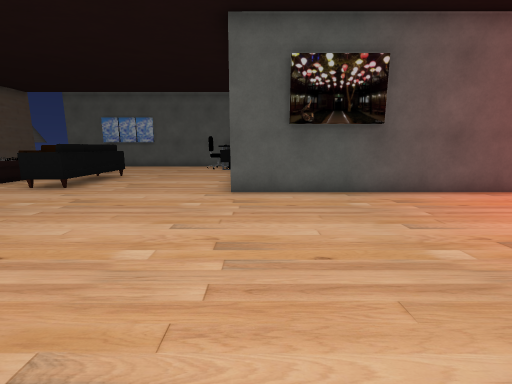
view 1 (above)

24 first-person views from a walk through a scene from a Unity 3-D project. The camera is 1.2 m above the floor, tilts 10° down and sees 90° across. The floor is counted in squares, 1 m on a side. Each view is taken from the middle of a square. On the plan, view 1 faces up. The plan holds only what a view shows up to about 12 squares ahead; the rest is blank. The player character is not drawn. Some animated figures are left out. Some surface patterns are stand-ins.

view 2
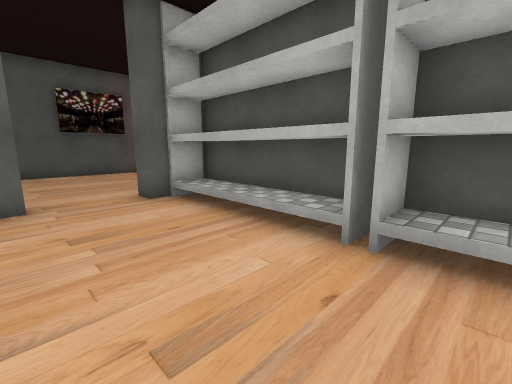

view 3
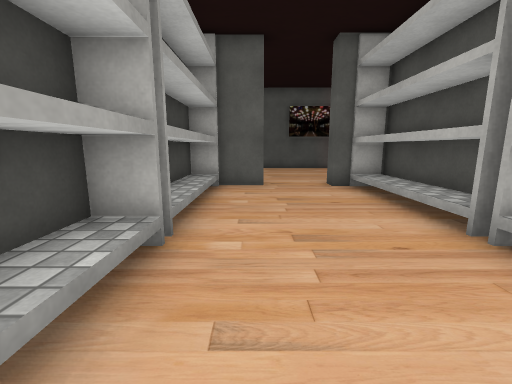

view 4
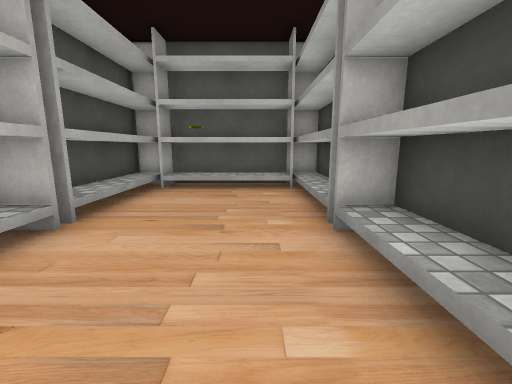

view 5
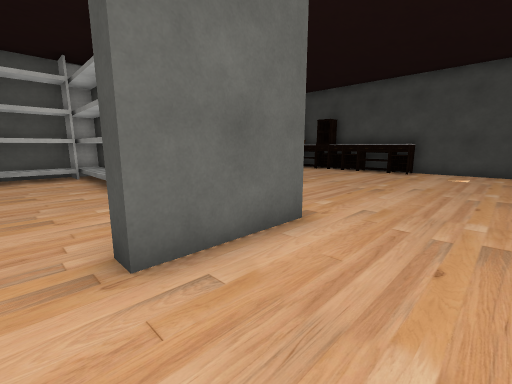

view 6
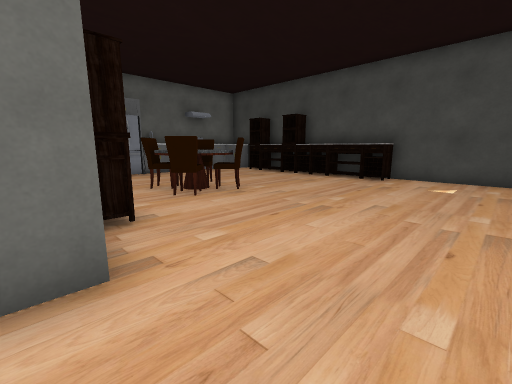

view 7
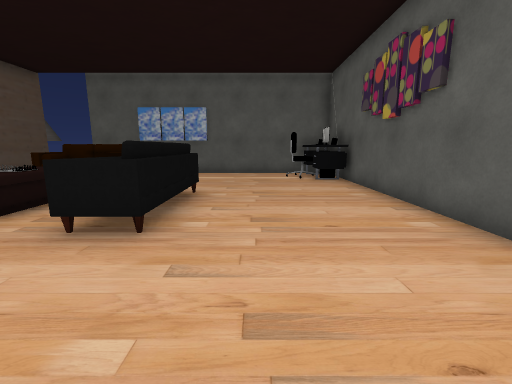

view 8
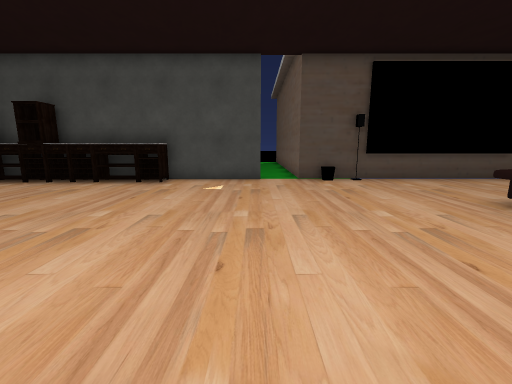

view 9
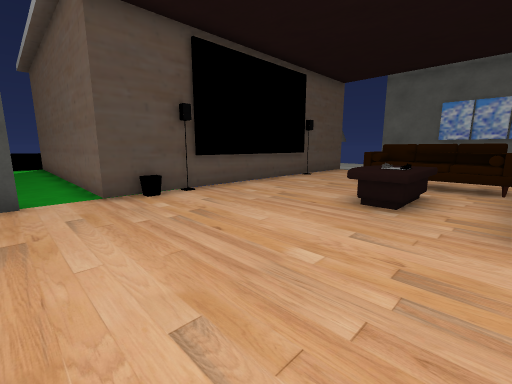

view 10
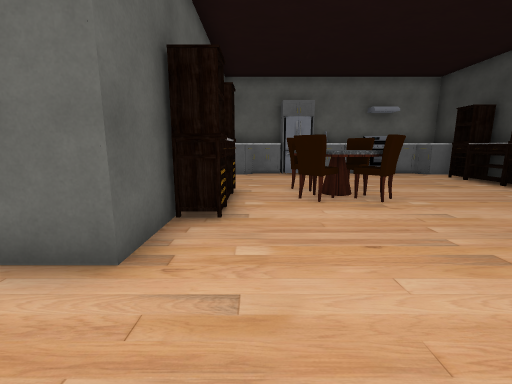

view 11
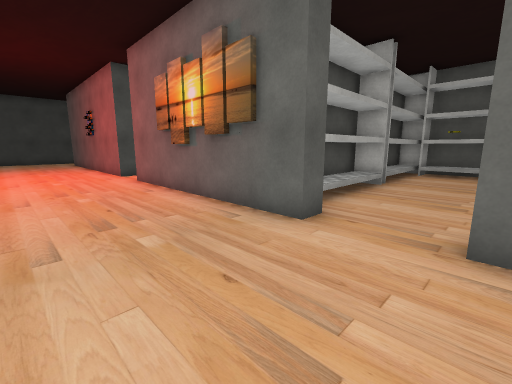

view 12
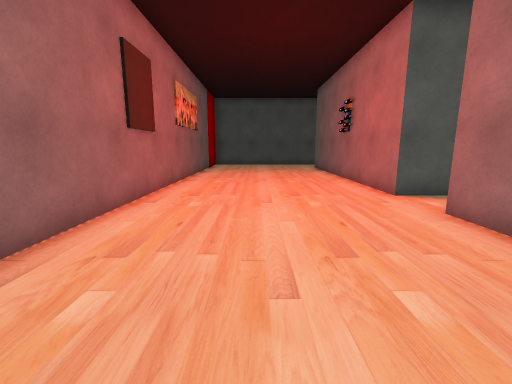

view 13
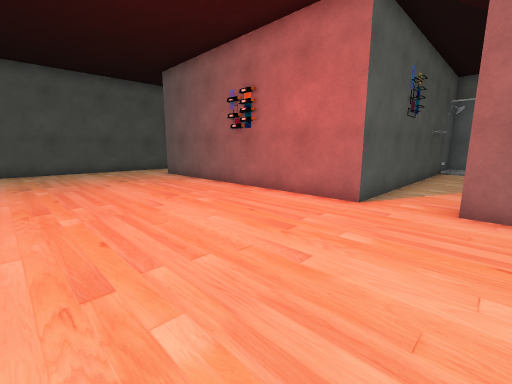

view 14
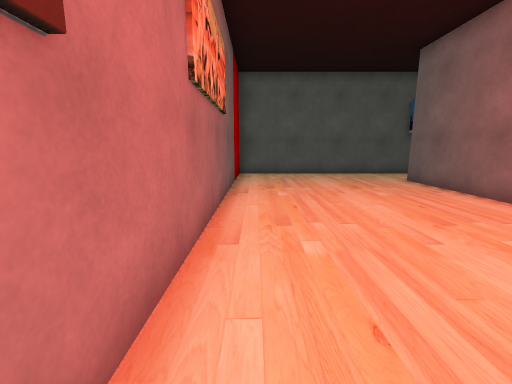

view 15
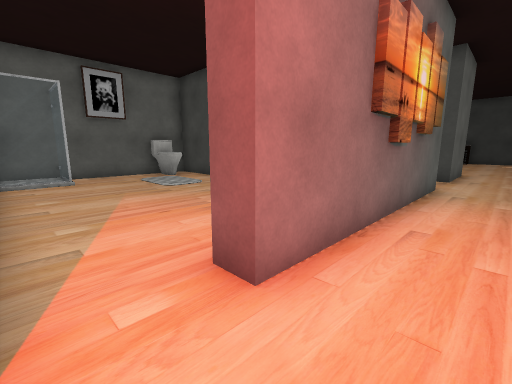

view 16
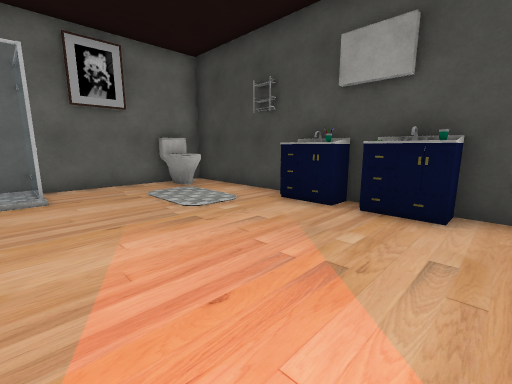

view 17
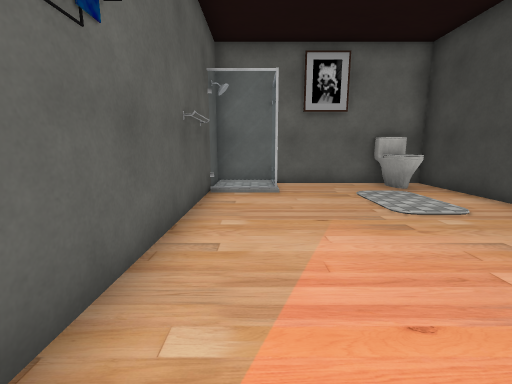

view 18
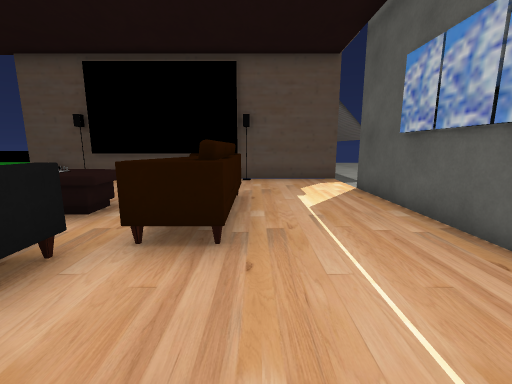

view 19
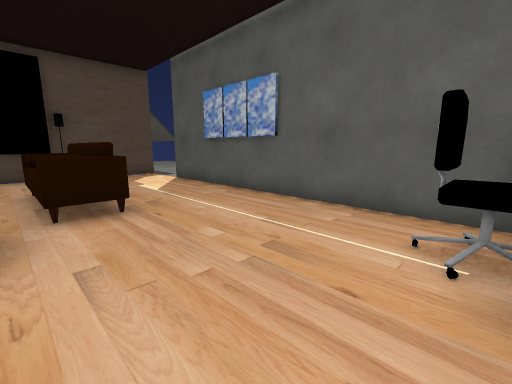

view 20
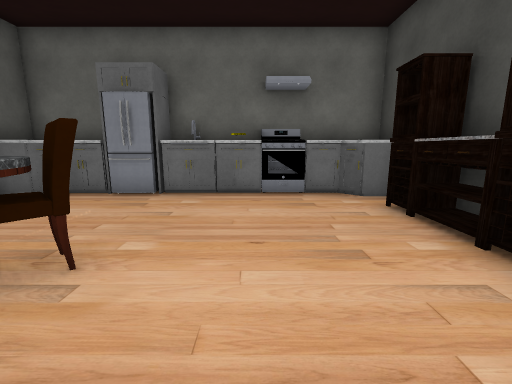

view 21
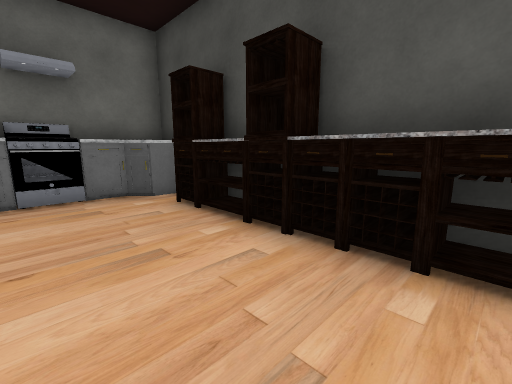

view 22
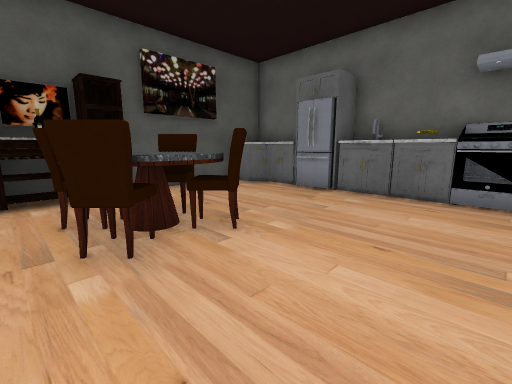

view 23
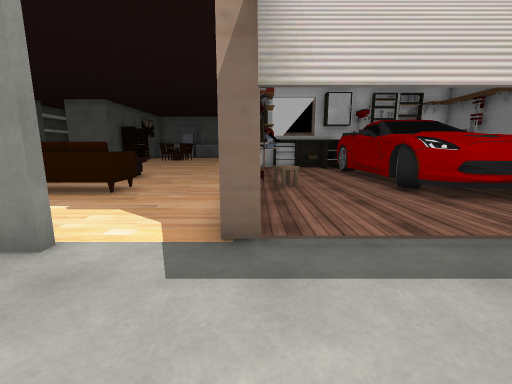

view 24
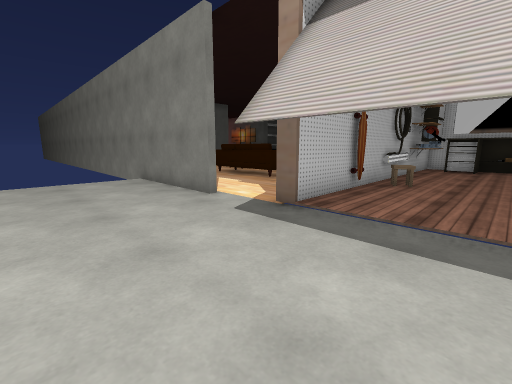

### Floor plan
Points are (right, up) in squares from view 1. A wall is a line through its corners. A room is listed if a view was taken in it or the views show most of it. See-through windows are left out.
Room 1 (views 1, 2, 3, 4)
walls: (-3, -4.4) (-3, -5.6); (-2.1, -9.6) (2.9, -9.6) (2.9, 0); (-4.5, -8.2) (-3.8, -8.2); (-0.8, 0.5) (-0.8, 0) (-2.2, 0); (2, 0) (1.4, 0) (1.4, 0.5)
ways out: opening at (-3.5, -6.5) to room 2; opening at (0.5, 0) to room 2
objects: other object (-4, -3); other object (-3, -9) to (-2, -6); other object (-3, -5) to (-2, -1); other object (-2, -9) to (1, -8); other object (2, -9) to (2, -6); other object (2, -5) to (2, -1)
Room 2 (views 5, 6, 7, 8, 9, 10, 11, 12, 13, 14, 15, 18, 19, 20, 21, 22)
walls: (-0.7, 7.1) (-0.7, 16) (-11.6, 16); (1.4, 0.5) (8.5, 0.5); (-3.6, -1.5) (-3.6, 0.5) (-0.8, 0.5); (-4.4, -2) (-4.4, -1.2) (-3.6, -1.2); (-3.6, -5.5) (-3.6, -4.5); (-1.2, 14) (-1.2, 15); (-13.6, 3.2) (-13.6, -6.6); (-13.6, 7.6) (-13.6, 4.6); (-13.5, -0.2) (-12.8, -0.2); (10.3, 0.5) (19.2, 0.5); (-5.6, -8.6) (-4.9, -8.6) (-4.5, -8.2); (-14.9, 7.6) (-14.3, 7.6); (-15.5, 5.1) (-14.5, 5.1); (-5.6, -9.6) (-3.6, -9.6) (-3.6, -8.5); (-13.4, 12.4) (-13.4, 7); (-9.6, -8.6) (-8.4, -8.6); (-13.6, 16) (-13.6, 8.4); (-13.5, -8.2) (-12.6, -8.2) (-12.2, -8.6) (-11.4, -8.6); (-13.6, -8.2) (-13.6, -9.6) (-7.5, -9.6); (21.7, 0.5) (21.7, 6.8) (-0.8, 6.8)
ways out: opening at (-3.5, -6.5) to room 1; opening at (0.5, 0) to room 1; opening at (9, 0) to room 3; opening at (-12.5, 16) to room 4; gap at (-14, 16) to room 5; opening at (-14, 4); opening at (20.5, 0)
objects: other object (-15, 6) to (-14, 6); other object (-13, -7) to (-13, -4); other object (-13, -3) to (-13, -1); other object (-11, -9) to (-10, -9); other object (-10, 12) to (-7, 13); other object (-9, 8) to (-8, 10); other object (-8, -9); other object (-8, -5) to (-8, -4); other object (-8, -3) to (-8, -2); other object (-7, -9) to (-6, -8); other object (-7, 7) to (-6, 11); other object (-6, -5) to (-6, -4); other object (-6, -3) to (-6, -2); other object (-3, 14) to (-2, 15)
Room 3 (views 16, 17)
walls: (3.5, -1.6) (4.3, -1.6) (4.3, -3); (3.5, -0.9) (3.5, -9.6) (10.3, -9.6) (10.3, 0.5); (8.5, 0.5) (8.5, -0.1)
ways out: opening at (9, 0) to room 2
objects: other object (4, -9) to (5, -8); other object (4, -4)
Room 4 (views 23, 24)
walls: (-17, 17.4) (-14, 17.4); (-11.6, 16.2) (-3.5, 16.2)
ways out: opening at (-12.5, 16) to room 2
Room 5 (no view inside)
walls: (-14, 14.5) (-14, 16)
ways out: gap at (-14, 16) to room 2; opening at (-17.5, 15.5); opening at (-15.5, 14)

Positions as (right, up) in squares from view 1, and headings:
1: (0, 0), facing up
2: (-1, -6), facing up-right
3: (-1, -8), facing up
4: (-1, -1), facing down
5: (0, 3), facing down-left
6: (-3, 3), facing down-left
7: (-4, 4), facing up
8: (-4, 3), facing left
9: (-7, 3), facing up-left
10: (-5, 3), facing down
11: (-1, 4), facing down-right
12: (4, 4), facing right
13: (8, 6), facing down-right
14: (10, 6), facing right
15: (10, 2), facing down-left
16: (9, -1), facing down-left
17: (9, -1), facing down
18: (-4, 13), facing left
19: (-2, 11), facing up-left
20: (-10, -2), facing down
21: (-10, -2), facing down-left
22: (-11, -2), facing down-right
23: (-14, 19), facing down
24: (-17, 20), facing down-right
